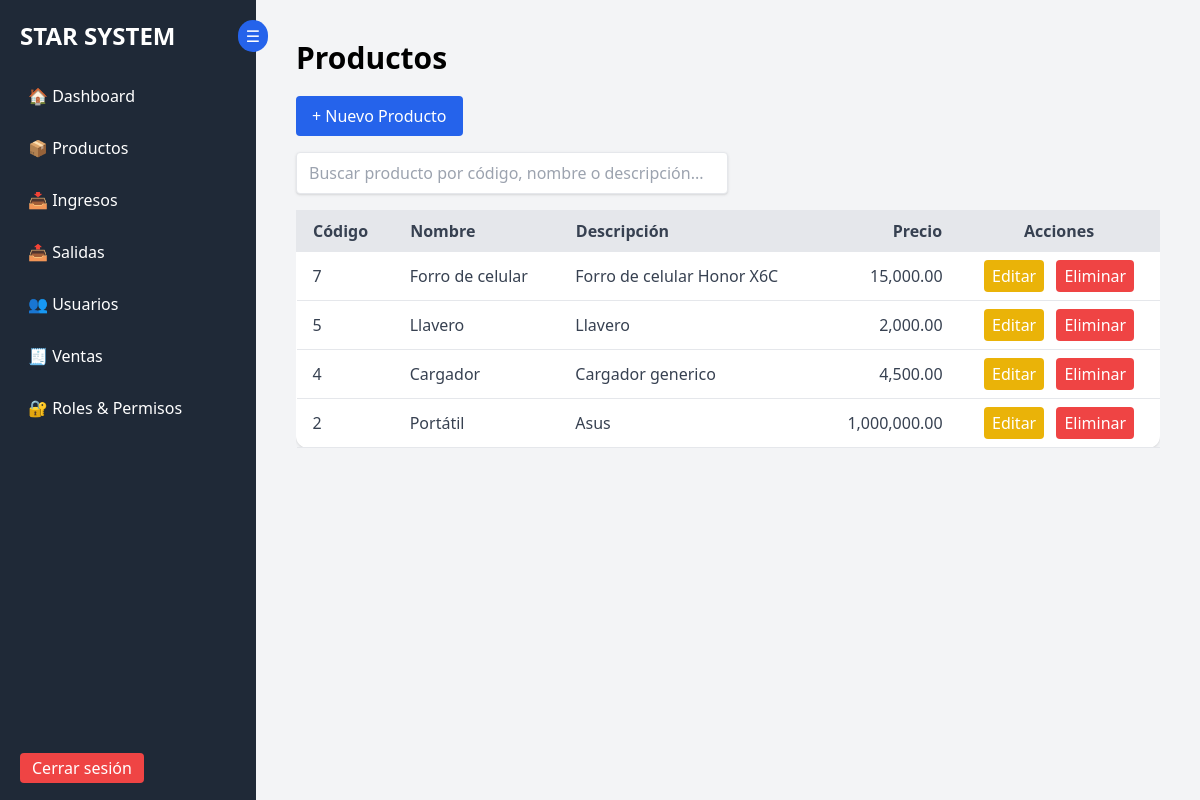
Screenshot of /dashboard/productos.php (signed in) with the database file from the repository.
### tables this page shows
CREATE TABLE `productos` (
  `idProducto` int(11) NOT NULL,
  `Codigo_producto` varchar(50) DEFAULT NULL,
  `Nombre_producto` varchar(150) DEFAULT NULL,
  `Descripcion` text DEFAULT NULL,
  `Precio` decimal(10,2) DEFAULT NULL,
  `Fecha_creacion` timestamp NOT NULL DEFAULT current_timestamp(),
  `stock` int(11) NOT NULL DEFAULT 0
);

### auth/permiso.php (called while the page is built, shortened)
<?php
function tienePermiso($modulo)
{
    if (isset($_SESSION['Rol']) && $_SESSION['Rol'] === "Admin") {
        return true;
    }
    return in_array($modulo, $_SESSION['Permisos']);
}

### dashboard/productos.php (the view, shortened to what this page needs)
<?php
require_once "../config/configdb.php";
try {
    $sql = "SELECT * FROM productos ORDER BY idProducto DESC";
    $stmt = $pdo->query($sql);
    $productos = $stmt->fetchAll(PDO::FETCH_ASSOC);
} catch (Exception $e) {
    $productos = [];
    $msg = "Error al cargar productos.";
}
?>
<!DOCTYPE html>
<html lang="es">
<head>
<script src="https://cdn.tailwindcss.com"></script>
</head>
<body class="bg-gray-100 flex">
<?php include "sidebar.php"; ?>
<main class="ml-64 p-10 w-full">
    <h1 class="text-3xl font-bold mb-5">Productos</h1>
    <div class="flex items-center gap-3 mb-4">
        <a href="productos_nuevo.php"
           class="bg-blue-600 text-white px-4 py-2 rounded hover:bg-blue-700 inline-block">
            + Nuevo Producto
        </a>
    </div>
    <input id="buscador"
           type="text"
           placeholder="Buscar producto por código, nombre o descripción..."
           class="border px-3 py-2 mb-4 rounded w-1/2 shadow"
           autocomplete="off">
    <div id="tabla-productos" class="overflow-x-auto">
        <table class="min-w-full bg-white rounded-xl shadow">
            <thead>
                <tr class="bg-gray-200 text-gray-700">
                    <th class="py-2 px-4 border text-left">Código</th>
                    <th class="py-2 px-4 border text-left">Nombre</th>
                    <th class="py-2 px-4 border text-left">Descripción</th>
                    <th class="py-2 px-4 border text-right">Precio</th>
                    <th class="py-2 px-4 border text-center">Acciones</th>
                </tr>
            </thead>
            <tbody id="tabla-body">
                <?php if (!empty($productos)): ?>
                    <?php foreach ($productos as $row): ?>
                    <tr class="text-gray-700 border-b hover:bg-gray-50">
                        <td class="py-2 px-4"><?= htmlspecialchars($row['Codigo_producto']) ?></td>
                        <td class="py-2 px-4"><?= htmlspecialchars($row['Nombre_producto']) ?></td>
                        <td class="py-2 px-4"><?= htmlspecialchars($row['Descripcion']) ?></td>
                        <td class="py-2 px-4 text-right"><?= number_format($row['Precio'], 2) ?></td>
                        <td class="py-2 px-4 text-center">
                            <a href="productos_editar.php?id=<?= urlencode($row['idProducto']) ?>"
                               class="bg-yellow-500 text-white px-2 py-1 rounded inline-block mr-2">Editar</a>
                            <a href="productos_eliminar.php?id=<?= urlencode($row['idProducto']) ?>"
                               class="bg-red-500 text-white px-2 py-1 rounded inline-block"
                               onclick="return confirm('¿Estás seguro de eliminar este producto?');">
                               Eliminar
                            </a>
                        </td>
                    </tr>
                    <?php endforeach; ?>
                <?php else: ?>
                    <tr>
                        <td colspan="5" class="py-4 text-center text-gray-500">No hay productos registrados.</td>
                    </tr>
                <?php endif; ?>
            </tbody>
        </table>
    </div>
</main>
</body>
</html>

### dashboard/sidebar.php (shortened to what this page needs)
<?php
require_once "../auth/permiso.php";
?>
<aside id="sidebar" class="sidebar w-64 bg-gray-800 text-white h-screen p-5 fixed transition-all duration-300">
    <button id="btnToggle"
        onclick="toggleSidebar()"
        class="absolute -right-3 top-5 bg-blue-600 text-white px-2 py-1 rounded-full">
        ☰
    </button>
    <h2 class="text-2xl font-bold mb-6 whitespace-nowrap">STAR SYSTEM</h2>
    <nav class="space-y-3">
        <?php if (tienePermiso('dashboard')): ?>
        <a href="dashboard.php" class="block p-2 hover:bg-gray-700 rounded">
            🏠 Dashboard
        </a>
        <?php endif; ?>
        <?php if (tienePermiso('productos')): ?>
        <a href="productos.php" class="block p-2 hover:bg-gray-700 rounded">
            📦 Productos
        </a>
        <?php endif; ?>
        <?php if (tienePermiso('ingresos')): ?>
        <a href="ingresos.php" class="block p-2 hover:bg-gray-700 rounded">
            📥 Ingresos
        </a>
        <?php endif; ?>
        <?php if (tienePermiso('salidas')): ?>
        <a href="salidas.php" class="block p-2 hover:bg-gray-700 rounded">
            📤 Salidas
        </a>
        <?php endif; ?>
        <?php if (tienePermiso('usuarios')): ?>
        <a href="usuarios.php" class="block p-2 hover:bg-gray-700 rounded">
            👥 Usuarios
        </a>
        <?php endif; ?>
        <?php if (tienePermiso("Ventas")) : ?>
        <a href="ventas_lista.php" class="block p-2 hover:bg-gray-700 rounded">🧾 Ventas</a>
        <?php endif; ?>
        <?php if (tienePermiso('roles_permisos')): ?>
        <a href="roles_permisos.php" class="block p-2 hover:bg-gray-700 rounded">
            🔐 Roles & Permisos
        </a>
        <?php endif; ?>
    </nav>
    <div class="absolute bottom-5 left-5">
        <a href="../auth/logout.php" class="bg-red-500 px-3 py-1 rounded text-white">Cerrar sesión</a>
    </div>
</aside>

### rows the page displays
productos: Codigo_producto "7", Nombre_producto "Forro de celular", Descripcion "Forro de celular Honor X6C", Precio "15,000.00"
productos: Codigo_producto "5", Nombre_producto "Llavero", Descripcion "Llavero", Precio "2,000.00"
productos: Codigo_producto "4", Nombre_producto "Cargador", Descripcion "Cargador generico", Precio "4,500.00"
productos: Codigo_producto "2", Nombre_producto "Portátil", Descripcion "Asus", Precio "1,000,000.00"
